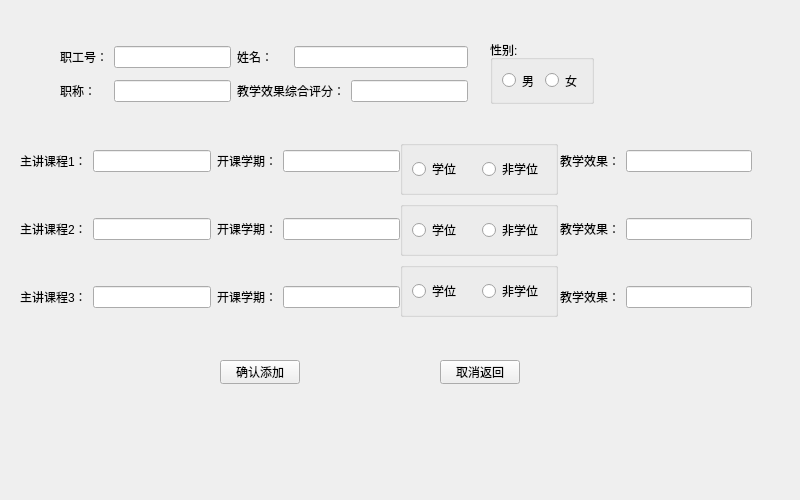
<?xml version="1.0" encoding="UTF-8"?>
<ui version="4.0">
 <class>one_new</class>
 <widget class="QMainWindow" name="one_new">
  <property name="geometry">
   <rect>
    <x>0</x>
    <y>0</y>
    <width>800</width>
    <height>500</height>
   </rect>
  </property>
  <property name="windowTitle">
   <string>MainWindow</string>
  </property>
  <widget class="QWidget" name="centralwidget">
   <widget class="QWidget" name="widget" native="true">
    <property name="geometry">
     <rect>
      <x>20</x>
      <y>150</y>
      <width>380</width>
      <height>161</height>
     </rect>
    </property>
    <property name="sizePolicy">
     <sizepolicy hsizetype="Preferred" vsizetype="Preferred">
      <horstretch>0</horstretch>
      <verstretch>0</verstretch>
     </sizepolicy>
    </property>
    <layout class="QGridLayout" name="gridLayout_7">
     <item row="2" column="0">
      <widget class="QLabel" name="label_5">
       <property name="text">
        <string>主讲课程2：</string>
       </property>
      </widget>
     </item>
     <item row="4" column="2">
      <widget class="QLabel" name="label_10">
       <property name="text">
        <string>开课学期：</string>
       </property>
      </widget>
     </item>
     <item row="0" column="1">
      <widget class="QLineEdit" name="course1"/>
     </item>
     <item row="4" column="0">
      <widget class="QLabel" name="label_6">
       <property name="text">
        <string>主讲课程3：</string>
       </property>
      </widget>
     </item>
     <item row="2" column="3">
      <widget class="QLineEdit" name="term2"/>
     </item>
     <item row="4" column="1">
      <widget class="QLineEdit" name="course3"/>
     </item>
     <item row="4" column="3">
      <widget class="QLineEdit" name="term3"/>
     </item>
     <item row="2" column="1">
      <widget class="QLineEdit" name="course2"/>
     </item>
     <item row="2" column="2">
      <widget class="QLabel" name="label_9">
       <property name="text">
        <string>开课学期：</string>
       </property>
      </widget>
     </item>
     <item row="0" column="3">
      <widget class="QLineEdit" name="term1">
       <property name="frame">
        <bool>true</bool>
       </property>
      </widget>
     </item>
     <item row="1" column="1">
      <spacer name="verticalSpacer">
       <property name="orientation">
        <enum>Qt::Vertical</enum>
       </property>
       <property name="sizeType">
        <enum>QSizePolicy::Fixed</enum>
       </property>
       <property name="sizeHint" stdset="0">
        <size>
         <width>20</width>
         <height>40</height>
        </size>
       </property>
      </spacer>
     </item>
     <item row="3" column="1">
      <spacer name="verticalSpacer_2">
       <property name="orientation">
        <enum>Qt::Vertical</enum>
       </property>
       <property name="sizeType">
        <enum>QSizePolicy::Fixed</enum>
       </property>
       <property name="sizeHint" stdset="0">
        <size>
         <width>20</width>
         <height>40</height>
        </size>
       </property>
      </spacer>
     </item>
     <item row="0" column="2">
      <widget class="QLabel" name="label_8">
       <property name="text">
        <string>开课学期：</string>
       </property>
      </widget>
     </item>
     <item row="0" column="0">
      <widget class="QLabel" name="label_4">
       <property name="text">
        <string>主讲课程1：</string>
       </property>
      </widget>
     </item>
    </layout>
   </widget>
   <widget class="QWidget" name="widget_2" native="true">
    <property name="geometry">
     <rect>
      <x>60</x>
      <y>40</y>
      <width>408</width>
      <height>70</height>
     </rect>
    </property>
    <layout class="QGridLayout" name="gridLayout_5">
     <item row="0" column="3" colspan="2">
      <widget class="QLineEdit" name="name"/>
     </item>
     <item row="0" column="0">
      <widget class="QLabel" name="label">
       <property name="text">
        <string>职工号：</string>
       </property>
      </widget>
     </item>
     <item row="1" column="2" colspan="2">
      <widget class="QLabel" name="label_7">
       <property name="text">
        <string>教学效果综合评分：</string>
       </property>
      </widget>
     </item>
     <item row="1" column="0">
      <widget class="QLabel" name="label_2">
       <property name="text">
        <string>职称：</string>
       </property>
      </widget>
     </item>
     <item row="1" column="4">
      <widget class="QLineEdit" name="score"/>
     </item>
     <item row="0" column="1">
      <widget class="QLineEdit" name="id"/>
     </item>
     <item row="1" column="1">
      <widget class="QLineEdit" name="title"/>
     </item>
     <item row="0" column="2">
      <widget class="QLabel" name="label_3">
       <property name="text">
        <string>姓名：</string>
       </property>
      </widget>
     </item>
    </layout>
   </widget>
   <widget class="QGroupBox" name="groupBox">
    <property name="geometry">
     <rect>
      <x>490</x>
      <y>40</y>
      <width>104</width>
      <height>64</height>
     </rect>
    </property>
    <property name="title">
     <string>性别:</string>
    </property>
    <layout class="QGridLayout" name="gridLayout">
     <item row="0" column="1">
      <widget class="QRadioButton" name="woman">
       <property name="text">
        <string>女</string>
       </property>
      </widget>
     </item>
     <item row="0" column="0">
      <widget class="QRadioButton" name="man">
       <property name="text">
        <string>男</string>
       </property>
      </widget>
     </item>
    </layout>
   </widget>
   <widget class="QWidget" name="widget_3" native="true">
    <property name="geometry">
     <rect>
      <x>560</x>
      <y>150</y>
      <width>192</width>
      <height>161</height>
     </rect>
    </property>
    <property name="minimumSize">
     <size>
      <width>0</width>
      <height>0</height>
     </size>
    </property>
    <layout class="QGridLayout" name="gridLayout_6">
     <item row="0" column="0">
      <widget class="QLabel" name="label_11">
       <property name="text">
        <string>教学效果：</string>
       </property>
      </widget>
     </item>
     <item row="0" column="1">
      <widget class="QLineEdit" name="score1">
       <property name="frame">
        <bool>true</bool>
       </property>
      </widget>
     </item>
     <item row="1" column="0">
      <spacer name="verticalSpacer_3">
       <property name="orientation">
        <enum>Qt::Vertical</enum>
       </property>
       <property name="sizeType">
        <enum>QSizePolicy::Fixed</enum>
       </property>
       <property name="sizeHint" stdset="0">
        <size>
         <width>20</width>
         <height>40</height>
        </size>
       </property>
      </spacer>
     </item>
     <item row="2" column="0">
      <widget class="QLabel" name="label_12">
       <property name="text">
        <string>教学效果：</string>
       </property>
      </widget>
     </item>
     <item row="2" column="1">
      <widget class="QLineEdit" name="score2">
       <property name="frame">
        <bool>true</bool>
       </property>
      </widget>
     </item>
     <item row="3" column="0">
      <spacer name="verticalSpacer_4">
       <property name="orientation">
        <enum>Qt::Vertical</enum>
       </property>
       <property name="sizeType">
        <enum>QSizePolicy::Fixed</enum>
       </property>
       <property name="sizeHint" stdset="0">
        <size>
         <width>20</width>
         <height>40</height>
        </size>
       </property>
      </spacer>
     </item>
     <item row="4" column="0">
      <widget class="QLabel" name="label_13">
       <property name="text">
        <string>教学效果：</string>
       </property>
      </widget>
     </item>
     <item row="4" column="1">
      <widget class="QLineEdit" name="score3">
       <property name="frame">
        <bool>true</bool>
       </property>
      </widget>
     </item>
    </layout>
   </widget>
   <widget class="QWidget" name="widget_4" native="true">
    <property name="geometry">
     <rect>
      <x>400</x>
      <y>140</y>
      <width>158</width>
      <height>177</height>
     </rect>
    </property>
    <layout class="QGridLayout" name="gridLayout_8">
     <item row="0" column="0">
      <widget class="QGroupBox" name="groupBox_2">
       <property name="title">
        <string/>
       </property>
       <layout class="QGridLayout" name="gridLayout_2">
        <item row="0" column="0">
         <widget class="QRadioButton" name="course1y">
          <property name="text">
           <string>学位</string>
          </property>
         </widget>
        </item>
        <item row="0" column="1">
         <widget class="QRadioButton" name="course1n">
          <property name="text">
           <string>非学位</string>
          </property>
         </widget>
        </item>
       </layout>
      </widget>
     </item>
     <item row="1" column="0">
      <widget class="QGroupBox" name="groupBox_3">
       <property name="title">
        <string/>
       </property>
       <layout class="QGridLayout" name="gridLayout_3">
        <item row="0" column="1">
         <widget class="QRadioButton" name="course2n">
          <property name="text">
           <string>非学位</string>
          </property>
         </widget>
        </item>
        <item row="0" column="0">
         <widget class="QRadioButton" name="course2y">
          <property name="text">
           <string>学位</string>
          </property>
         </widget>
        </item>
       </layout>
      </widget>
     </item>
     <item row="2" column="0">
      <widget class="QGroupBox" name="groupBox_4">
       <property name="title">
        <string/>
       </property>
       <layout class="QGridLayout" name="gridLayout_4">
        <item row="0" column="0">
         <widget class="QRadioButton" name="course3y">
          <property name="text">
           <string>学位</string>
          </property>
         </widget>
        </item>
        <item row="0" column="1">
         <widget class="QRadioButton" name="course3n">
          <property name="text">
           <string>非学位</string>
          </property>
         </widget>
        </item>
       </layout>
      </widget>
     </item>
    </layout>
   </widget>
   <widget class="QPushButton" name="ok">
    <property name="geometry">
     <rect>
      <x>220</x>
      <y>360</y>
      <width>80</width>
      <height>24</height>
     </rect>
    </property>
    <property name="text">
     <string>确认添加</string>
    </property>
   </widget>
   <widget class="QPushButton" name="back">
    <property name="geometry">
     <rect>
      <x>440</x>
      <y>360</y>
      <width>80</width>
      <height>24</height>
     </rect>
    </property>
    <property name="text">
     <string>取消返回</string>
    </property>
   </widget>
  </widget>
 </widget>
 <resources/>
 <connections/>
</ui>
